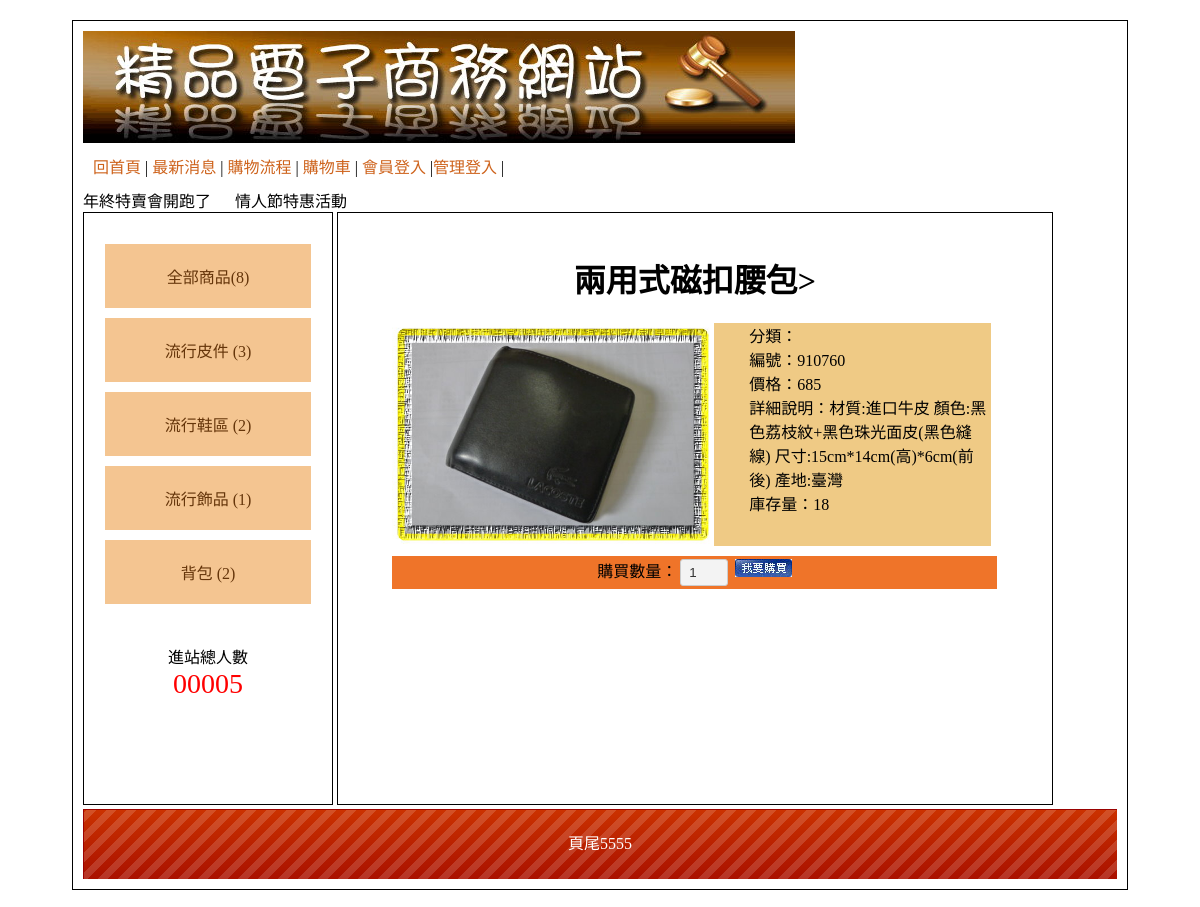
Page /?do=detail&id=3 on the committed database.
### tables this page shows
CREATE TABLE `type` (
  `id` int(10) NOT NULL COMMENT '流水號',
  `name` text NOT NULL COMMENT '選單名稱',
  `parent` int(2) NOT NULL DEFAULT 0 COMMENT '大分類'
);

CREATE TABLE `goods` (
  `id` int(10) NOT NULL COMMENT '流水號',
  `no` text NOT NULL COMMENT '商品編號',
  `name` text NOT NULL COMMENT '商品名稱',
  `price` int(5) NOT NULL COMMENT '商品單價',
  `stock` int(5) NOT NULL COMMENT '庫存量',
  `spec` text NOT NULL COMMENT '規格',
  `intro` text NOT NULL COMMENT '商品簡介',
  `img` text NOT NULL COMMENT '商品圖片路徑',
  `big` int(5) NOT NULL COMMENT '大分類',
  `mid` int(5) NOT NULL COMMENT '次分類',
  `sh` int(2) NOT NULL DEFAULT 1 COMMENT '顯示上架(是/否)'
);

CREATE TABLE `bottom` (
  `id` int(10) NOT NULL COMMENT '流水號',
  `bottom` text NOT NULL COMMENT '頁尾版權文字'
);

### base.php (called while the page is built, shortened)
<?php
class DB{
    protected $dsn="mysql:host=localhost;charset=utf8;dbname=web04";
    protected $user="root";
    protected $pw='';
    protected $pdo;
    public $table;
    public function __construct($table){
        $this->table=$table;
        $this->pdo=new PDO($this->dsn,$this->user,$this->pw);
    }
    public function find($id){
        $sql="SELECT * FROM $this->table WHERE ";
        if(is_array($id)){
            foreach($id as $key => $value){
                $tmp[]="`$key`='$value'";
            }
            $sql .= implode(" AND ",$tmp);
        }else{
            $sql .= " `id`='$id'";
        }
        return $this->pdo->query($sql)->fetch(PDO::FETCH_ASSOC);
    }
    public function all(...$arg){
        $sql="SELECT * FROM $this->table ";
        switch(count($arg)){
            case 1:
                if(is_array($arg[0])){
                    foreach($arg[0] as $key => $value){
                        $tmp[]="`$key`='$value'";
                    }
                    $sql .= " WHERE ".implode(" AND ",$tmp);
                }else{
                    $sql .= $arg[0];
                }
            break;
        }
        return $this->pdo->query($sql)->fetchAll(PDO::FETCH_ASSOC);
    }
    public function math($method,$col,...$arg){
        $sql="SELECT $method($col) FROM $this->table ";
        switch(count($arg)){
            case 1:
                if(is_array($arg[0])){
                    foreach($arg[0] as $key => $value){
                        $tmp[]="`$key`='$value'";
                    }
                    $sql .= " WHERE ".implode(" AND ",$tmp);
                }else{
                    $sql .= $arg[0];
                }
            break;
        }
        return $this->pdo->query($sql)->fetchColumn();
    }
}
$Bottom=new DB("bottom");
$Goods=new DB("goods");
$Type=new DB("type");
?>

### index.php (the view, shortened to what this page needs)
<?php include_once "base.php"; ?>
<!DOCTYPE html PUBLIC "-//W3C//DTD XHTML 1.0 Transitional//EN" "http://www.w3.org/TR/xhtml1/DTD/xhtml1-transitional.dtd">
<html xmlns="http://www.w3.org/1999/xhtml">
<head>
  <link href="./css/css.css" rel="stylesheet" type="text/css">
</head>
<body>
  <div id="main">
    <div id="top">
      <a href="index.php">
        <img src="./icon/0416.jpg">
      </a>
      <div style="padding:10px;">
        <a href="index.php">回首頁</a> |
        <a href="?do=news">最新消息</a> |
        <a href="?do=look">購物流程</a> |
        <a href="?do=buycart">購物車</a> |
        <?php
        if(isset($_SESSION['member'])){
          echo "<a href='javascript:logout(&#039;member&#039;)'>會員登出</a> |";
        }else{
          echo "<a href='?do=login'>會員登入</a> |";
        }
        if(isset($_SESSION['admin'])){
          echo "<a href='back.php'>返回管理</a> |";
        }else{
          echo "<a href='?do=admin'>管理登入</a> |";
        }
        ?>
      </div>
      <marquee>
        年終特賣會開跑了 &nbsp;&nbsp;&nbsp;&nbsp; 情人節特惠活動
      </marquee>
    </div>
    <div id="left" class="ct">
      <div style="min-height:400px;">
        <div class="ww">
          <a href="?type=0">
            全部商品(<?= $Goods->math('count', '*', ['sh' => 1]); ?>)
          </a>
        </div>
        <?php
        $bigs = $Type->all(['parent' => 0]);
        foreach ($bigs as $big) {
          echo "<div class='ww'>";
          echo "  <a href='?type={$big['id']}'>";
          echo      $big['name'];
          echo "    ({$Goods->math('count','*',['big'=>$big['id'],'sh'=>1])})";
          echo "  </a>";
          echo "</div>";
        }
        ?>
      </div>
      <span>
        <div>進站總人數</div>
        <div style="color:#f00; font-size:28px;">
          00005 </div>
      </span>
    </div>
    <div id="right">
      <?php
      $do = $_GET['do'] ?? 'main';
      $file = "front/" . $do . ".php";
      if (file_exists($file)) {
        include $file;
      } else {
        echo "檔案不存在";
        include "front/main.php";
      }
      ?>
    </div>
    <div id="bottom" style="line-height:70px;background:url(icon/bot.png); color:#FFF;" class="ct">
      <?= $Bottom->find(1)['bottom']; ?>
    </div>
  </div>
</body>
</html>

### front/detail.php (shortened to what this page needs)
<?php
$g = $Goods->find($_GET['id']);
echo "<h1 class='ct'>{$g['name']}></h1>";
?>
<div class="all" style="display:flex;">
    <div class="pp" style="width:59%;">
        <img src="icon/<?= $g['img']; ?>" style="width:90%">
    </div>
    <div class="pp" style="width:40%;">
    <div>分類：</div>
    <div>編號：<?=$g['no'];?></div>
    <div>價格：<?=$g['price'];?></div>
    <div>詳細說明：<?=$g['intro'];?></div>
    <div>庫存量：<?=$g['stock'];?></div>
    </div>
</div>
<div class="tt ct all">
    購買數量：<input type="number" name="qt" id="qt" value="1" style="width:30px;">
    <img src="icon/0402.jpg" onclick="buy(<?=$g['id'];?>)">
</div>

### css/css.css (style rules this page uses)
body { font-family:"微軟正黑體"; }
#main { width:1034px; padding:10px; margin:20px auto 20px auto; border:#000 solid 1px; min-height:768px; }
#top a { color:#CE631C; text-decoration:none; }
#left { display:inline-block; width:20%; padding:2%; height:550px; overflow: auto; vertical-align:top; border:#000 1px solid; }
#left a { display:block; padding:20px 5px 20px 5px; text-decoration:none; background:#F4C591; margin:10px auto 10px auto; color:#65350A; }
.ct { text-align:center; }
#right { display:inline-block; width:65%; padding:2%; overflow: auto; height:550px; border:#000 1px solid; }
#bottom { height:70px; background:url(icon/bot.png); background-size:cover; }
.all { width:90%; margin:10px auto 10px auto; }
.tt { background:#EF7429; }
.pp { background:#EFCA85; }
input[type=text],input[type=password],input[type=submit],button,.button,input[type=reset],input[type=button],select，textarea,input[type=number] { background:#F3F3F3; border:#CCC 1px solid; border-radius:3px; padding:5px 8px 5px 8px; text-decoration:none; margin:3px; color:#333; }

### rows in the picture
type: name "流行皮件", math "3"
type: name "流行鞋區", math "2"
type: name "流行飾品", math "1"
type: name "背包", math "2"
goods: name "兩用式磁扣腰包", img (picture), no "910760", price "685", intro "材質:進口牛皮 顏色:黑色荔枝紋+黑色珠光面皮(黑色縫線) 尺寸:15cm*14cm(高)*6cm(前後) 產地:臺灣", stock "18"
bottom: bottom "頁尾5555"

### other values in the picture
$Goods->math('count', '*', ['sh' => 1]) "8"
